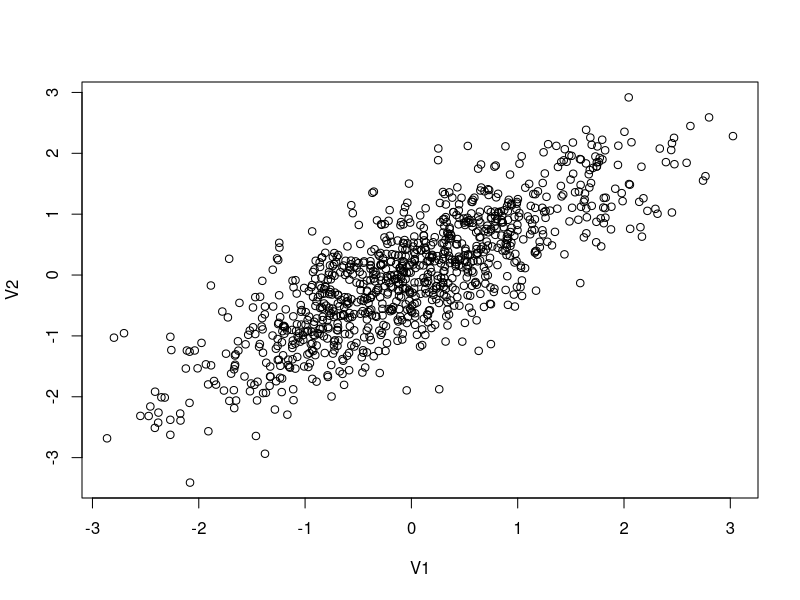

Generate this figure with R: (Note: this script raises an error after producing the figure.)
## ---- chunk 1
knitr::opts_chunk$set(echo = TRUE)
## ---- chunk 2
#This is a comment, alone in a chunk. 

## ---- chunk 3
library(MASS)
library(ggplot2)

out <- as.data.frame(mvrnorm(1000, mu = c(0,0), 
                     Sigma = matrix(c(1,0.8,0.8,1), ncol = 2), 
                     empirical = TRUE))
cor(out)
plot(out)

## ---- chunk 4
out$error<-rnorm(1000, mean=0, sd=1)

#The data generating process
B1<-3
B2<-6

out$Y<-out$V1*B1+out$V2*B2+out$error
## ---- chunk 5
reg1 <- lm(data = out, Y ~ V1 + V2)
summary(reg1)
## ---- chunk 6
reg2 <- lm(data = out, Y ~ V1)
summary(reg2)

## ---- chunk 7
out <- mutate(out, Y_adj = Y - 6 * V2)
reg3 <- lm(data = out, Y_adj ~ V1)
summary(reg3)
## ---- chunk 8
#plotted<-ggplot(out, aes(V1, y = value, color = variable)) + 
#    geom_point(aes(y = Y, col = "Y")) + 
#    geom_point(aes(y = adjY, col = "adjY"))+
#    geom_smooth(method='lm', aes(y = Y, col = "Y"))+
#    geom_smooth(method='lm', aes(y = adjY, col = "Y"))

#plotted
